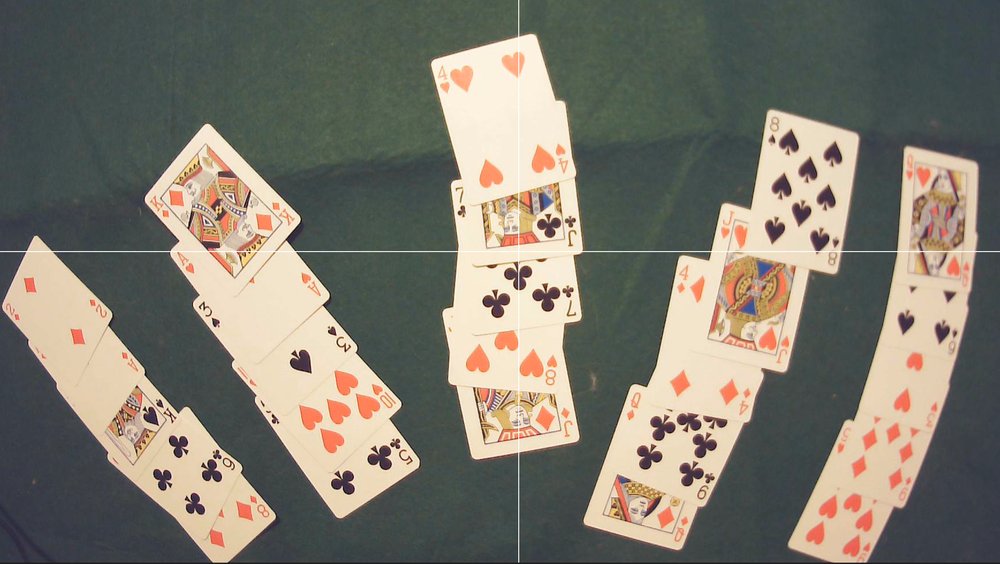
#> input picture image001.png, 1000 x 564 px, shrunk from 2188 x 1233 before the run, given in place of the camera
$ python test.py
#> lines starting #> are read from the running program, lines starting #| are printed output that depends on the picture; after the words box and inside, x2 and y2 are one past the last pixel; in counts of white or black regions, pixels touching at a corner belong together
import cv2
import numpy as np

cap = cv2.VideoCapture(0)

# Debounce parameters
debounce_contours = {}
TIMEOUT = 15  # Frames to keep showing the contour if it disappears
PROXIMITY_THRESHOLD = 50  # Distance threshold to consider a contour as the same card

def find_card_contours(image, area_threshold=30, brightness_threshold=155):
    gray = cv2.cvtColor(image, cv2.COLOR_BGR2GRAY)
    edges = cv2.Canny(gray, 100, 200)
    contours, _ = cv2.findContours(edges, cv2.RETR_EXTERNAL, cv2.CHAIN_APPROX_SIMPLE)

    card_contours = []

    for contour in contours:
        epsilon = 0.02 * cv2.arcLength(contour, True)
        approx = cv2.approxPolyDP(contour, epsilon, True)
        area = cv2.contourArea(contour)

        if len(approx) == 4 and area > area_threshold:
            mask = np.zeros(gray.shape, dtype=np.uint8)
            cv2.drawContours(mask, [contour], -1, 255, thickness=cv2.FILLED)
            mean_brightness = cv2.mean(gray, mask=mask)[0]

            if mean_brightness > brightness_threshold:
                card_contours.append(contour)

    return card_contours

def get_contour_center(contour):
    M = cv2.moments(contour)
    if M["m00"] != 0:
        cX = int(M["m10"] / M["m00"])
        cY = int(M["m01"] / M["m00"])
        return (cX, cY)
    return None

# Unique ID counter for each new card
next_id = 0

while True:
    ret, frame = cap.read()
#> frame is the input picture: shape (564, 1000, 3); mean B, G, R 109.6, 121.2, 125.2
    height, width = frame.shape[:2]
#> height = 564; width = 1000

    current_contours = find_card_contours(frame, area_threshold=30, brightness_threshold=155)
#> in find_card_contours, `gray = cv2.cvtColor(image, cv2.COLOR_BGR2GRAY)`:
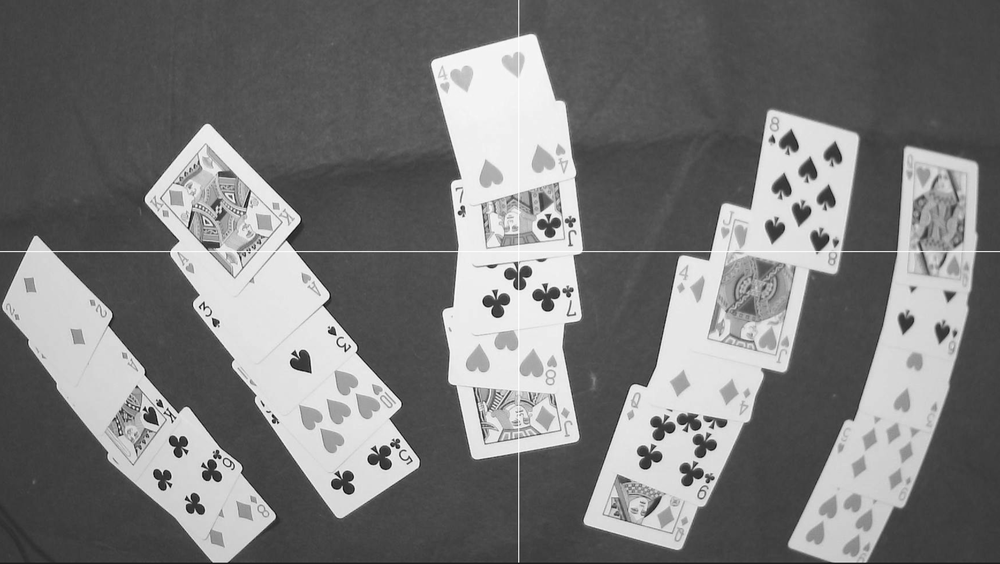
#> gray: shape (564, 1000); min 2, max 255, mean 121.1
#> in find_card_contours, `edges = cv2.Canny(gray, 100, 200)`:
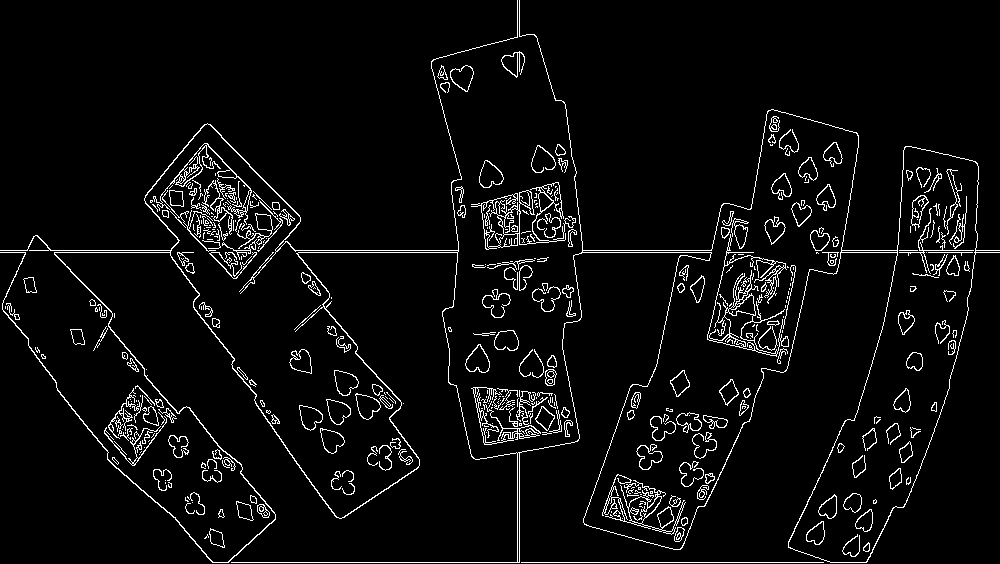
#> edges: shape (564, 1000); 4.8% white in thin lines or dots
#> in find_card_contours, `contours, _ = cv2.findContours(edges, cv2.RETR_EXTERNAL, cv2.CHAIN_APP..`: contours = 158 contours, 112 with area under 20; largest, box (x1, y1, x2, y2) and area: (0, 0, 1000, 563) 129637, (471, 182, 576, 250) 1466, (465, 344, 490, 373) 442, (479, 160, 504, 188) 432, (450, 65, 474, 92) 392
#> the loop in find_card_contours, `for contour in contours:` made 158 passes
#> (epsilon, approx, area, mean_brightness) on passes 8, 57: (1.28, [[236, 501], [239, 517], [252, 520], [250, 505]], 204, 153.9), (1.35, [[541, 406], [535, 419], [547, 430], [554, 415]], 253, 173.2)
#> (epsilon, area) on passes 3, 4, 5, 10, 20, 30: (1.2, 179), (0.535, 27.5), (0.848, 105.5), (0.501, 35.5), (1.67, 29), (3.93, 26.5)
#> after the loop in find_card_contours, `for contour in contours:`:
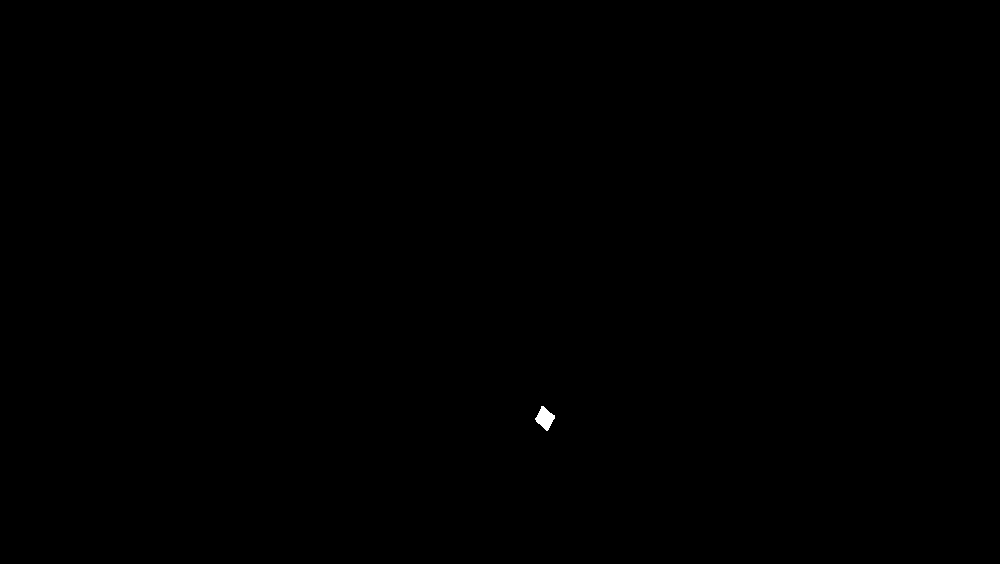
#> mask: shape (564, 1000); 0.05% white; 1 white region
#> after the loop in find_card_contours, `for contour in contours:`: card_contours = 1 contour; box (x1, y1, x2, y2) and area: (535, 406, 555, 431) 253
#> current_contours has the same summary as card_contours in find_card_contours

    # Check current contours against debounced contours
    for contour in current_contours:
        contour_center = get_contour_center(contour)
        if not contour_center:
            continue

        # Check if this contour is near any previously debounced contour
        found_match = False
        for contour_id, data in debounce_contours.items():
            prev_center = data['center']
            dist = np.linalg.norm(np.array(contour_center) - np.array(prev_center))

            if dist < PROXIMITY_THRESHOLD:
                # Update the debounced contour's data
                debounce_contours[contour_id] = {
                    'contour': contour,
                    'center': contour_center,
                    'timeout': TIMEOUT
                }
                found_match = True
                break

        # If no match found, add a new contour to debounce_contours with a unique ID
        if not found_match:
            debounce_contours[next_id] = {
                'contour': contour,
                'center': contour_center,
                'timeout': TIMEOUT
            }
            next_id += 1
#> this loop made 1 pass
#> (cX in get_contour_center, cY in get_contour_center, next_id) on pass 1: (544, 417, 1)
#> after the loop, debounce_contours = 1 item; next_id = 1

    # Draw debounced contours that are still valid
    for contour_id, data in list(debounce_contours.items()):
        if data['timeout'] > 0:
            # Get the rotated bounding rectangle for the contour
            rect = cv2.minAreaRect(data['contour'])
            box = cv2.boxPoints(rect)
            box = box.astype(int)  # Convert box points to integer type
            width_rot, height_rot = rect[1]

            # Determine if the card needs to be rotated
            angle = rect[2]
            if width_rot > height_rot:
                angle += 90  # Rotate by 90 degrees if width > height

            # Calculate rotation matrix and rotate the card
            M = cv2.getRotationMatrix2D(rect[0], angle, 1.0)
            rotated = cv2.warpAffine(frame, M, (width, height))
            card_img = cv2.getRectSubPix(rotated, (int(height_rot), int(width_rot)), rect[0])

            # Draw the rotated card bounding box on the main frame
            cv2.drawContours(frame, [box], -1, (0, 0, 255), 2)

            # Display ID and coordinates of the top-left corner of the contour
            top_left_x, top_left_y = box[1][0], box[1][1]
            cv2.putText(frame, f"ID#{contour_id} ({top_left_x}, {top_left_y})", (top_left_x, top_left_y - 10),
                        cv2.FONT_HERSHEY_SIMPLEX, 0.5, (0, 255, 0), 1)

            # Decrement timeout if the contour wasn't seen this frame
            if contour_id not in [cid for cid, d in debounce_contours.items() if d['center'] == data['center']]:
                data['timeout'] -= 1
        else:
            # Remove expired contours
            del debounce_contours[contour_id]
#> this loop made 1 pass
#> (contour_id, rect, box, width_rot, height_rot, angle, M, top_left_x) on pass 1: (0, ((544.3, 417.8), (16.68, 19.98), -50.71), [[546, 430], [531, 417], [541, 405], [557, 417]], 16.68, 19.98, -50.71, [[0.633, -0.774, 523], [0.774, 0.633, -268]], 531)
#> pass 1, `rotated = cv2.warpAffine(frame, M, (width, height))`:
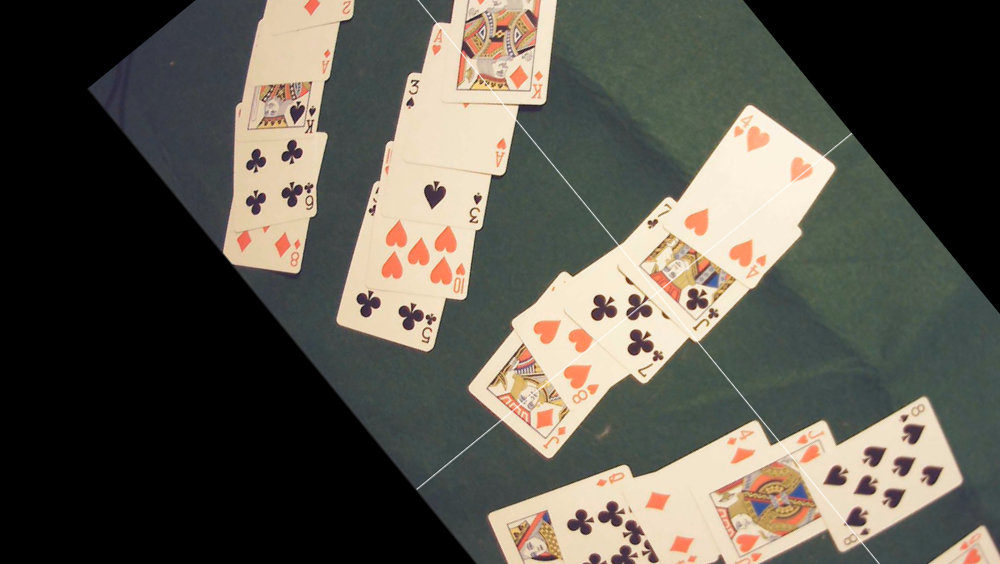
#> rotated: shape (564, 1000, 3); mean B, G, R 77.8, 87.2, 90.6
#> after the loop:
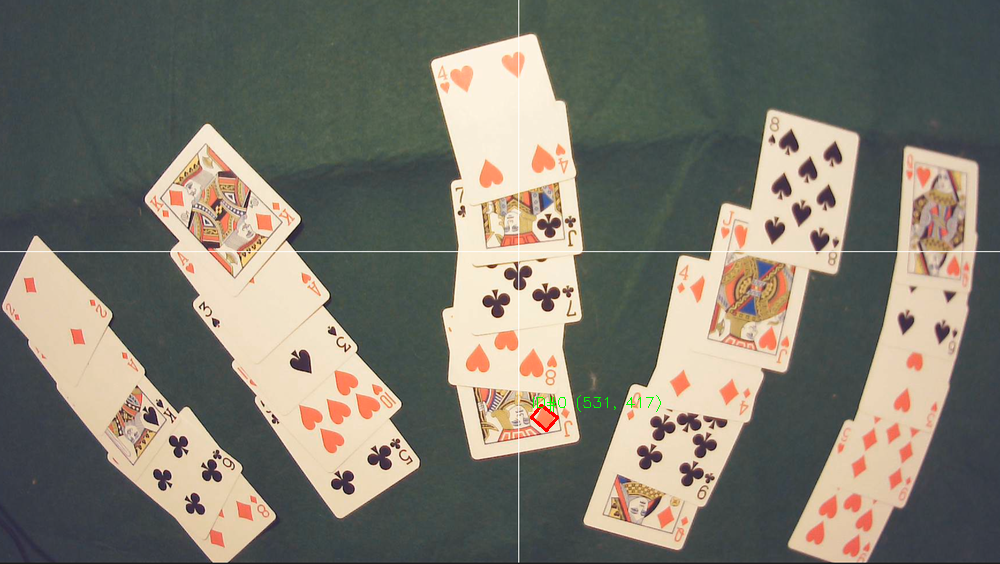
#> frame: shape (564, 1000, 3); 0.09% of pixels changed, all inside (x1, y1, x2, y2) = (530, 395, 661, 432)

    # Display the frame
    cv2.imshow("Card", frame)
    key = cv2.waitKey(1) & 0xFF
#> (key Esc is pressed here)
    if key == ord("p"):
        image = frame
        break

cap.release()
cv2.destroyAllWindows()
